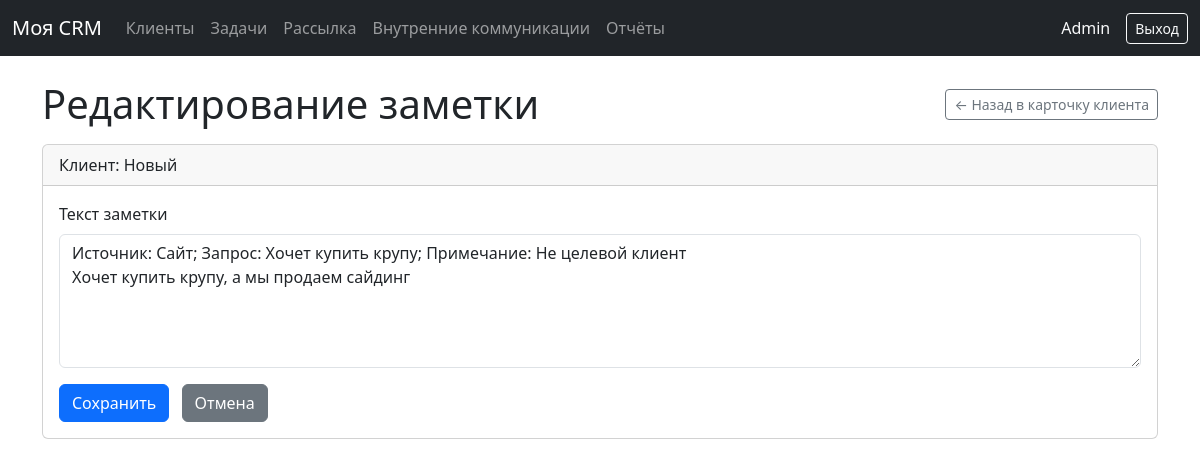
Page /clients/361/notes/345/edit/ (signed in) on the committed database.
### crm/models.py (models this page shows, shortened)
class Client(models.Model):
    CONTACT_TYPE_CHOICES = [
        ('PHONE', 'Телефон'),
        ('EMAIL', 'Email'),
        ('TELEGRAM', 'Telegram'),
        ('WHATSAPP', 'WhatsApp'),
    ]
    CLIENT_TYPE_CHOICES = [
        ('BUYER', 'Покупатель'),
        ('BUILDER', 'Строитель'),
    ]
    PIPELINE_STAGE_CHOICES = [
        ('B_COLD', 'Холодный контакт (покупатель)'),
        ('B_NEEDS', 'Выявление потребности (покупатель)'),
        ('B_OFFER', 'Предложение (покупатель)'),
        ('B_PAYMENT', 'Оплата (покупатель)'),
        ('B_DELIVERY', 'Исполнение (покупатель)'),
        ('BU_COLD', 'Холодный контакт (строитель)'),
        ('BU_CONTACT', 'Контакт (строитель)'),
        ('BU_TASKS', 'Выявление задач (строитель)'),
        ('BU_KP', 'КП (строитель)'),
        ('BU_FIRST_CONTRACT', 'Первый договор (строитель)'),
        ('BU_SUPPORT', 'Сопровождение и удержание (строитель)'),
    ]
    full_name = models.CharField("ФИО", max_length=255)
    phone = models.CharField("Телефон", max_length=50)
    email = models.EmailField("Email", max_length=255, blank=True, null=True)
    telegram = models.CharField("Telegram", max_length=100, blank=True, null=True)
    whatsapp = models.CharField("WhatsApp", max_length=100, blank=True, null=True)
    responsible = models.ForeignKey(
        User,
        verbose_name="Ответственный менеджер",
        on_delete=models.SET_NULL,
        null=True,
        blank=True,
        related_name='clients'
    )
    client_type = models.CharField(
        "Тип клиента",
        max_length=20,
        choices=CLIENT_TYPE_CHOICES,
        default='BUYER',
    )
    pipeline_stage = models.CharField(
        "Этап воронки",
        max_length=30,
        choices=PIPELINE_STAGE_CHOICES,
        blank=True,
        null=True,
    )
    preferred_contact = models.CharField(
        "Приоритетный тип связи",
        max_length=20,
        choices=CONTACT_TYPE_CHOICES,
        blank=True,
        null=True,
    )
    source = models.CharField(
        "Источник",
        max_length=255,
        blank=True,
        null=True,
        help_text="Откуда пришёл клиент (реклама, рекомендация и т.п.)",
    )
    request_text = models.CharField(
        "Запрос",
        max_length=500,
        blank=True,
        null=True,
        help_text="Краткий запрос клиента",
    )
    first_note = models.TextField(
        "Примечание при создании",
        blank=True,
        null=True,
        help_text="Подробное примечание при создании клиента",
    )
    created_at = models.DateTimeField("Создан", auto_now_add=True)
    updated_at = models.DateTimeField("Обновлён", auto_now=True)

class ClientNote(models.Model):
    NOTE_TYPE_CHOICES = [
        ('CALL', 'Звонок'),
        ('NOTE', 'Заметка'),
        ('TRANSFER', 'Передача клиента'),
        ('EMAIL', 'Email'),
        ('SYSTEM', 'Системное событие'),
    ]
    META_TYPE_CHOICES = [
        ('ENTRY', 'Обычная запись'),
        ('SYSTEM', 'Системное событие'),
    ]
    client = models.ForeignKey(
        Client,
        verbose_name="Клиент",
        on_delete=models.CASCADE,
        related_name='notes'
    )
    author = models.ForeignKey(
        User,
        verbose_name="Автор",
        on_delete=models.SET_NULL,
        null=True,
        blank=True,
        related_name='client_notes'
    )
    note_type = models.CharField(
        "Тип записи",
        max_length=20,
        choices=NOTE_TYPE_CHOICES,
        default='NOTE'
    )
    meta_type = models.CharField(
        "Тип записи (служебный)",
        max_length=20,
        choices=META_TYPE_CHOICES,
        default='ENTRY',
        help_text="ENTRY — обычная запись, SYSTEM — служебное событие (email, изменения заметок и т.п.)"
    )
    text = models.TextField("Текст")
    created_at = models.DateTimeField("Создано", auto_now_add=True)
    pinned = models.BooleanField("Закреплена", default=False)
    is_deleted = models.BooleanField("Удалена", default=False)

### crm/views.py (the view, shortened to what this page needs)
# urls.py: path('clients/<int:pk>/notes/<int:note_id>/edit/', views.note_edit, name='note_edit'),
@login_required
def note_edit(request, pk, note_id):
    client = get_object_or_404(Client, pk=pk)
    note = get_object_or_404(
        ClientNote,
        pk=note_id,
        client=client,
        note_type='NOTE',
        meta_type='ENTRY',
        is_deleted=False
    )
    context = {
        'client': client,
        'note': note,
    }
    return render(request, 'crm/note_edit.html', context)

### crm/templates/crm/note_edit.html (shortened to what this page needs)
{% extends "crm/base.html" %}
{% block content %}
<div class="d-flex justify-content-between align-items-center mb-3">
  <h1 class="mb-0">Редактирование заметки</h1>
  <a href="{% url 'crm:client_detail' client.id %}" class="btn btn-outline-secondary btn-sm">
    ← Назад в карточку клиента
  </a>
</div>
<div class="card">
  <div class="card-header">
    Клиент: {{ client.full_name }}
  </div>
  <div class="card-body">
    <form method="post">
      <div class="mb-3">
        <label class="form-label">Текст заметки</label>
        <textarea name="text" class="form-control" rows="5">{{ note.text }}</textarea>
      </div>
      <button type="submit" class="btn btn-primary">Сохранить</button>
      <a href="{% url 'crm:client_detail' client.id %}" class="btn btn-secondary ms-2">Отмена</a>
    </form>
  </div>
</div>
{% endblock %}

### crm/templates/crm/base.html (shortened to what this page needs)
<!DOCTYPE html>
<html lang="ru">
<head>
    <link href="https://cdn.jsdelivr.net/npm/bootstrap@5.3.0/dist/css/bootstrap.min.css" rel="stylesheet">
</head>
<body>
<nav class="navbar navbar-expand-lg navbar-dark bg-dark mb-4">
  <div class="container-fluid">
    <a class="navbar-brand" href="{% url 'crm:dashboard' %}">Моя CRM</a>
    <div class="collapse navbar-collapse" id="navbarSupportedContent">
      <ul class="navbar-nav me-auto mb-2 mb-lg-0">
        <li class="nav-item">
          <a class="nav-link" href="{% url 'crm:client_list' %}">Клиенты</a>
        </li>
        <li class="nav-item">
          <a class="nav-link" href="{% url 'crm:task_list' %}">Задачи</a>
        </li>
        <li class="nav-item">
          <a class="nav-link" href="{% url 'crm:bulk_mail' %}">Рассылка</a>
        </li>
		<li class="nav-item">
			<a class="nav-link" href="{% url 'crm:internal_messages' %}">Внутренние коммуникации</a>
		</li>
        {% if user.is_superuser %}
        <li class="nav-item">
          <a class="nav-link" href="{% url 'crm:reports' %}">Отчёты</a>
        </li>
        {% endif %}
      </ul>
      <span class="navbar-text text-light me-3">
        {% if user.is_authenticated %}
          {{ user.username }}
        {% endif %}
      </span>
      {% if user.is_authenticated %}
        <form method="post" action="{% url 'logout' %}" style="display:inline;">
          <button type="submit" class="btn btn-outline-light btn-sm">Выход</button>
        </form>
      {% else %}
        <a class="btn btn-outline-light btn-sm" href="{% url 'login' %}">Вход</a>
      {% endif %}
    </div>
  </div>
</nav>
<div class="container">
    {% block content %}{% endblock %}
</div>
</body>
</html>

### rows in the picture
Client: full_name "Новый"
ClientNote: text "Источник: Сайт; Запрос: Хочет купить крупу; Примечание: Не целевой клиент Хочет купить крупу, а мы продаем сайдинг"

### other values in the picture
{{ user.username }} "Admin"
